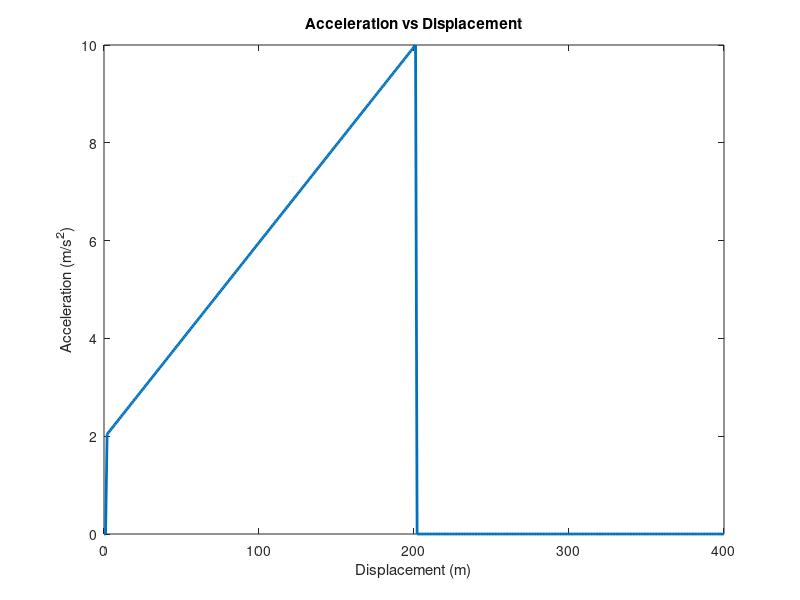

Reproduce this figure in MATLAB.
s=0;
ds=1;
s_end=400;
v_prev=10;
v=v_prev;
a=(v-v_prev)/ds;
s_list=s;
a_list=a;
while s<s_end
    if s<200
        v=0.2*s+10;
    else
        v=50;
    end
    a=v*(v-v_prev)/ds;
    v_prev=v;
    s=s+ds;
    s_list=[s_list,s];
    a_list=[a_list,a];
end
figure;
plot(s_list,a_list,'LineWidth',2);
xlabel('Displacement (m)');
ylabel('Acceleration (m/s^2)');
title('Acceleration vs Displacement');